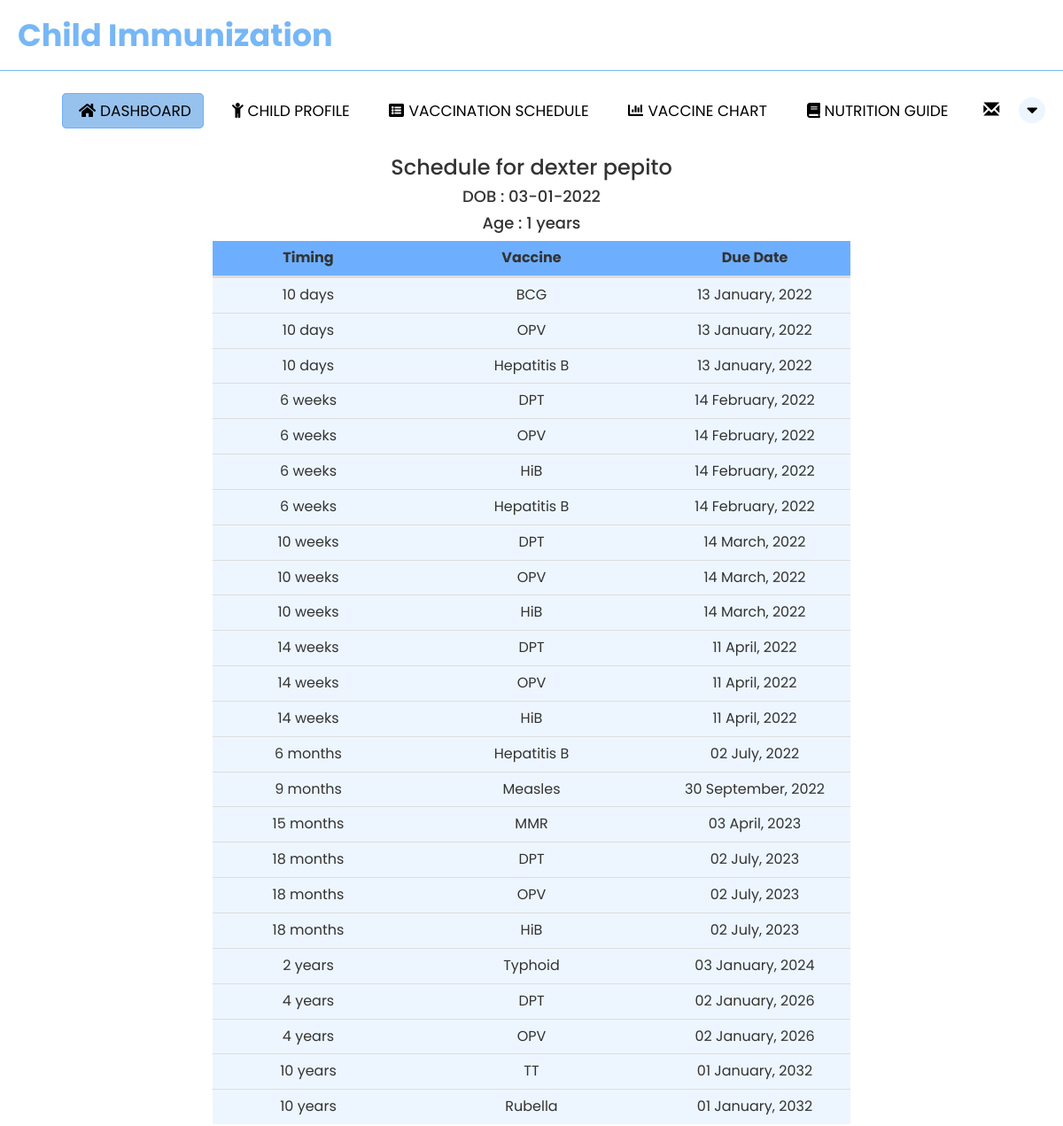
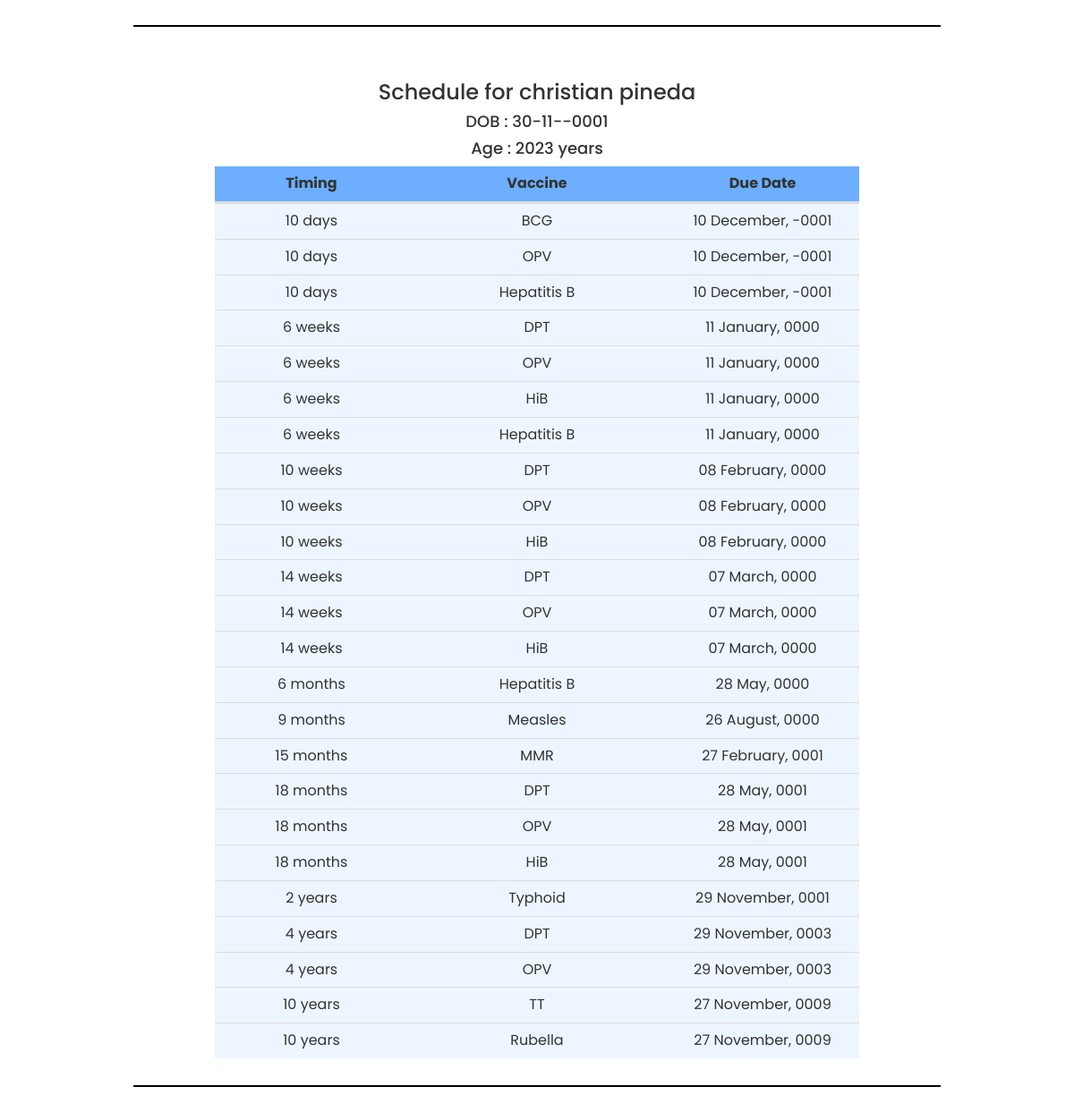
/parent_vaccine_schedule.php (signed in), run on the app's committed database (2 pictures, top to bottom).
### tables this page shows
CREATE TABLE `child_tbl` (
  `child_id` int(11) NOT NULL,
  `parent_id` int(11) NOT NULL,
  `firstname` varchar(50) NOT NULL,
  `lastname` varchar(50) NOT NULL,
  `middlename` varchar(50) NOT NULL,
  `dateofbirth` date NOT NULL,
  `placeofbirth` varchar(100) NOT NULL,
  `address` varchar(50) NOT NULL,
  `fathername` varchar(50) NOT NULL,
  `mothername` varchar(50) NOT NULL,
  `birthheight` int(11) NOT NULL,
  `birthweight` int(11) NOT NULL,
  `sex` varchar(50) NOT NULL
);

CREATE TABLE `vaccine_schedule` (
  `vaccine_id` int(10) NOT NULL,
  `vaccine_name` varchar(20) NOT NULL,
  `min_age` int(10) NOT NULL
);

### PHP/functions.php (called while the page is built, shortened)
<?php
function check_login($con)
{
    if (isset($_SESSION['parent_id'])) {
        $parent_id = $_SESSION['parent_id'];
        $query = "SELECT * FROM parent_tbl where parent_id = '$parent_id' limit 1";
        $result = mysqli_query($con, $query);
        if ($result && mysqli_num_rows($result) > 0) {
            $user_data = mysqli_fetch_assoc($result);
            return $user_data;
        }
    }
}

### vaccinedate.php (called while the page is built, shortened)
<?php
function vaccineDate($minage,$dob)
{
    $date_array = [];
    $min_age = "";
    $ignore = true;
    $total_time = $minage;
    $years = $total_time / 365;
    $years = floor($years);
    $months = ($total_time % 365) / 30;
    $months = floor($months);
    $days = ($total_time % 365) % 30;
    if ($years > 0) {
        if ($months > 0) {
            $min_age = $years * 12 + $months . " months ";
        } else {
            $min_age = $years . " years ";
        }
        $ignore = false;
    }
    if ($months > 0 && $ignore) {
        if ($days > 7 && $days < 30) {
            $min_age = $months * 30 + $days;
            $weeks = $min_age / 7;
            $min_age = $weeks . " weeks ";
            $ignore = false;
        } elseif ($days < 30) {
            $min_age = $min_age . $months . " months ";
        }
    }
    if ($days > 0 && $ignore) {
        $min_age = $min_age . $days . " days";
    }
    $vaccinedate = new DateTime($dob);
    $vaccinedate->add(new DateInterval('P' . $minage . 'D'));
    $date_array[0] = $min_age;
    $date_array[1] = $vaccinedate->format('Y-m-d');
    return $date_array;
}
?>

### parent_vaccine_schedule.php (the view, shortened to what this page needs)
<?php
include "PHP/connection.php";
include "PHP/functions.php";
include "vaccinedate.php";
$user_data = check_login($con);
$parent_id = $user_data['parent_id'];
?>
<!DOCTYPE html>
<html lang="en">
<head>
    <link rel="stylesheet" href="CSS/parent_vaccine_schedule.css">
    <link rel="stylesheet" href="https://cdnjs.cloudflare.com/ajax/libs/font-awesome/4.7.0/css/font-awesome.min.css">
  <link rel="stylesheet" href="https://maxcdn.bootstrapcdn.com/bootstrap/3.3.6/css/bootstrap.min.css" />
</head>
<body>
    <nav>
        <label class="logo">Child Immunization</label>
        <ul>
          <li><a href="parent_index.php" class="active"><i class="fas fa-home" id="icon"></i>Dashboard</a></li>
          <li><a href="parent_child.php"><i class="fas fa-child"  id="icon"></i>Child Profile</a></li>
          <li><a href="parent_vaccine_schedule.php"><i class="fas fa-list-alt"  id="icon"></i>Vaccination Schedule</a></li>
          <li><a href="parent_chart.php"><i class="fa fa-chart-bar"  id="icon"></i>Vaccine Chart</a></li>
          <li><a href="parent_guide.php"><i class="fas fa-book"  id="icon"></i>Nutrition Guide</a></li>
      <li class="dropdown">
       <a href="cronjob.php" class="dropdown-toggle" data-toggle="dropdown"><span class="label label-pill label-danger count" style="border-radius:10px;"></span> <span class="glyphicon glyphicon-envelope" style="font-size:18px;"></span></a>
      </li>
          <div class="dropdown">
            <button class="dropbtn"><i class="fa fa-caret-down"></i></button>
          </div>
        </ul>
      </nav>
      <br>
      <br>
      <?php
      $sql = "SELECT * FROM child_tbl where parent_id='$parent_id'";
      $stmt = $con->prepare($sql);
      $stmt->execute();
      $result = $stmt->get_result();
      while ($row = $result->fetch_assoc()) {
          $childFN = $row['firstname'];
          $childLN = $row['lastname'];
          $dob = $row['dateofbirth'];
          $dateOfBirth = new DateTime($dob);
          $today = date("Y-m-d");
          $diff = date_diff(date_create($dob), date_create($today));
          $age = $diff->format('%y');
          echo "<center><h3>Schedule for " . $childFN . " " . $childLN . "</h3></center>";
          echo "<center><h4>DOB : " . $dateOfBirth->format('d-m-Y') . "</h4></center>";
          echo "<center><h4>Age : " . $age . " years</h4></center>";
          ?>
        <center><table class="table" style="width: 60%; margin-bottom: 30px; border-collapse: separate; font-size: 16px">
      <thead style="line-height: 40px">
                <th style="width: 30%; text-align: center;">Timing</th>
                <th style="width: 40%; text-align: center;">Vaccine</th>
                <th style="width: 30%; text-align: center;">Due Date</th>
      </thead>
      <tbody>
           <tbody>
                <?php
                $sql_v = "SELECT * FROM vaccine_schedule";
                $stmt_v = $con->prepare($sql_v);
                $stmt_v->execute();
                $result_v = $stmt_v->get_result();
                while ($row = $result_v->fetch_assoc()) {
                    $vaccinename = $row['vaccine_name'];
                    $minage = $row['min_age'];
                    $vaccine_date = vaccineDate($minage, $dob);
                    $min_age = $vaccine_date[0];
                    $vaccinedate = new DateTime($vaccine_date[1]);
                    ?>
                  <tr>
                    <td><?php echo $min_age; ?></td>
                    <td><?php echo $vaccinename; ?></td>
                    <td><?php echo $vaccinedate->format('d F, Y'); ?></td>
                  </tr>
                  <?php
                }
                ?>
          </tbody>
        </table></center>
        <center>
        <hr style="border: 0.5px solid black; width: 75%;"></center><br>
        <?php
      }
      ?>
  </body>
</html>

### CSS/parent_vaccine_schedule.css (style rules this page uses)
* { padding: 0; margin: 0; text-decoration: none; list-style: none; box-sizing: border-box; font-family: 'Poppins' , sans-serif; }
nav { background: #ffffff; height: 80px; width: 100%; border-bottom: 1px solid #77b7f6; }
label.logo { color: #000000; font-size: 35px; line-height: 80px; padding: 0 20px; font-weight: bold; }
nav ul { float: right; margin-right: 20px; }
nav ul li { display: inline-block; line-height: 80px; margin: 0 5px; }
nav ul li a { color: #000000; font-size: 17px; padding: 7px 13px; border-radius: 5px; text-transform: uppercase; }
#icon { display: inline-block; text-align: center; margin: 0 5px; }
a.active, a:hover { background:#97c2ee; border: 1px solid #6daffe; transition: .3s; }
.dropbtn { border-radius: 50%; background-color: #edf6ff; width: 30px; margin-top: 20px; color: #000000; padding: 0; font-size: 20px; border: none; cursor: pointer; }
.dropdown { position: relative; display: inline-block; }
thead { background-color: #6daffe; text-align: center; }
td { background-color: #edf6ff; text-align: center; }

### data on the page
child_tbl: firstname "dexter", lastname "pepito", dateofbirth "03-01-2022", dateofbirth "1"
vaccine_schedule: min_age.dateofbirth "10 days", vaccine_name "BCG", min_age.dateofbirth "13 January, 2022", min_age.dateofbirth "10 December, -0001"
vaccine_schedule: min_age.dateofbirth "10 days", vaccine_name "OPV", min_age.dateofbirth "13 January, 2022", min_age.dateofbirth "10 December, -0001"
vaccine_schedule: min_age.dateofbirth "10 days", vaccine_name "Hepatitis B", min_age.dateofbirth "13 January, 2022", min_age.dateofbirth "10 December, -0001"
vaccine_schedule: min_age.dateofbirth "6 weeks", vaccine_name "DPT", min_age.dateofbirth "14 February, 2022", min_age.dateofbirth "11 January, 0000"
vaccine_schedule: min_age.dateofbirth "6 weeks", vaccine_name "OPV", min_age.dateofbirth "14 February, 2022", min_age.dateofbirth "11 January, 0000"
vaccine_schedule: min_age.dateofbirth "6 weeks", vaccine_name "HiB", min_age.dateofbirth "14 February, 2022", min_age.dateofbirth "11 January, 0000"
vaccine_schedule: min_age.dateofbirth "6 weeks", vaccine_name "Hepatitis B", min_age.dateofbirth "14 February, 2022", min_age.dateofbirth "11 January, 0000"
vaccine_schedule: min_age.dateofbirth "10 weeks", vaccine_name "DPT", min_age.dateofbirth "14 March, 2022", min_age.dateofbirth "08 February, 0000"
vaccine_schedule: min_age.dateofbirth "10 weeks", vaccine_name "OPV", min_age.dateofbirth "14 March, 2022", min_age.dateofbirth "08 February, 0000"
vaccine_schedule: min_age.dateofbirth "10 weeks", vaccine_name "HiB", min_age.dateofbirth "14 March, 2022", min_age.dateofbirth "08 February, 0000"
vaccine_schedule: min_age.dateofbirth "14 weeks", vaccine_name "DPT", min_age.dateofbirth "11 April, 2022", min_age.dateofbirth "07 March, 0000"
vaccine_schedule: min_age.dateofbirth "14 weeks", vaccine_name "OPV", min_age.dateofbirth "11 April, 2022", min_age.dateofbirth "07 March, 0000"
vaccine_schedule: min_age.dateofbirth "14 weeks", vaccine_name "HiB", min_age.dateofbirth "11 April, 2022", min_age.dateofbirth "07 March, 0000"
vaccine_schedule: min_age.dateofbirth "6 months", vaccine_name "Hepatitis B", min_age.dateofbirth "02 July, 2022", min_age.dateofbirth "28 May, 0000"
vaccine_schedule: min_age.dateofbirth "9 months", vaccine_name "Measles", min_age.dateofbirth "30 September, 2022", min_age.dateofbirth "26 August, 0000"
vaccine_schedule: min_age.dateofbirth "15 months", vaccine_name "MMR", min_age.dateofbirth "03 April, 2023", min_age.dateofbirth "27 February, 0001"
vaccine_schedule: min_age.dateofbirth "18 months", vaccine_name "DPT", min_age.dateofbirth "02 July, 2023", min_age.dateofbirth "28 May, 0001"
vaccine_schedule: min_age.dateofbirth "18 months", vaccine_name "OPV", min_age.dateofbirth "02 July, 2023", min_age.dateofbirth "28 May, 0001"
vaccine_schedule: min_age.dateofbirth "18 months", vaccine_name "HiB", min_age.dateofbirth "02 July, 2023", min_age.dateofbirth "28 May, 0001"
vaccine_schedule: min_age.dateofbirth "2 years", vaccine_name "Typhoid", min_age.dateofbirth "03 January, 2024", min_age.dateofbirth "29 November, 0001"
vaccine_schedule: min_age.dateofbirth "4 years", vaccine_name "DPT", min_age.dateofbirth "02 January, 2026", min_age.dateofbirth "29 November, 0003"
vaccine_schedule: min_age.dateofbirth "4 years", vaccine_name "OPV", min_age.dateofbirth "02 January, 2026", min_age.dateofbirth "29 November, 0003"
vaccine_schedule: min_age.dateofbirth "10 years", vaccine_name "TT", min_age.dateofbirth "01 January, 2032", min_age.dateofbirth "27 November, 0009"
vaccine_schedule: min_age.dateofbirth "10 years", vaccine_name "Rubella", min_age.dateofbirth "01 January, 2032", min_age.dateofbirth "27 November, 0009"
child_tbl: firstname "christian", lastname "pineda", dateofbirth "30-11--0001", dateofbirth "2023"
